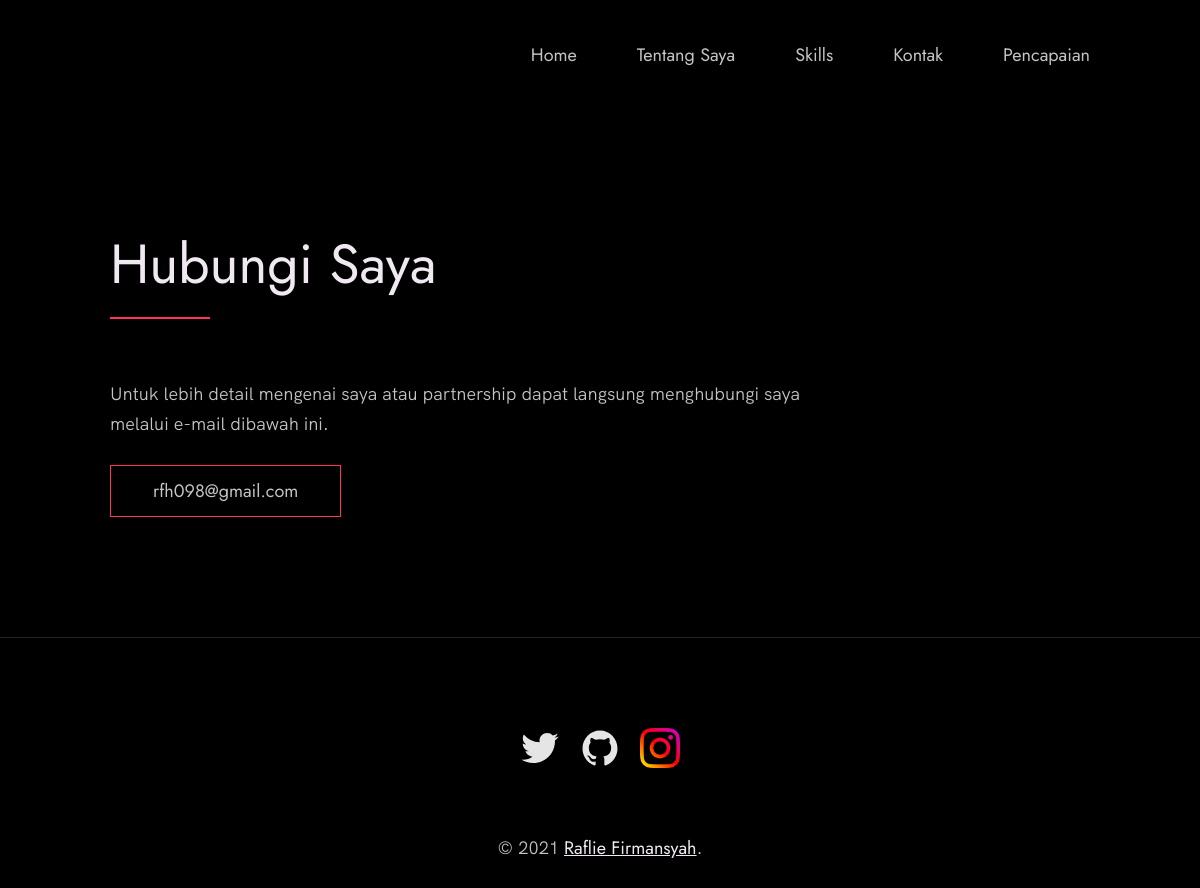
The page /contact.php on the database its author committed.
### tables this page shows
CREATE TABLE `kontak` (
  `konten` text NOT NULL,
  `deskripsi` text NOT NULL,
  `email` text NOT NULL
);

### contact.php (the view, shortened to what this page needs)
<?php
include './db.php';
$sql = "SELECT * FROM kontak";
$data = [];
$result = mysqli_query($conn, $sql);
if (mysqli_num_rows($result) > 0) {
  while($row = mysqli_fetch_assoc($result)) {
    $data[] = $row;
  }
} else {
  echo "0 results";
}
?>
<!DOCTYPE html>
<html lang="en">
<head>
  <link rel="stylesheet" href="index.css" />
</head>
<body>
  <main role="main">
  <div class="row">
      <nav class="nav" role="navigation">
        <ul class="nav__items">
          <li class="nav__item"><a href="/" class="nav__link">Home</a></li>
          <li class="nav__item"><a href="./about.php" class="nav__link">Tentang Saya</a></li>
          <li class="nav__item">
            <a href="./skills.php" class="nav__link">Skills</a>
          </li>
          <li class="nav__item">
            <a href="./contact.php" class="nav__link">Kontak</a>
          </li>
          <li class="nav__item">
            <a href="./achievements.php" class="nav__link">Pencapaian</a>
          </li>
        </ul>
      </nav>
    </div>
    <section class="contact" id="contact">
      <div class="row">
        <h2><?php echo $data[0]["konten"]; ?></h2>
        <div class="contact__info">
          <p>
          <?php echo $data[0]["deskripsi"]; ?>
          </p>
          <a href="mailto:<?php echo $data[0]["email"]; ?>" class="btn"><?php echo $data[0]["email"]; ?></a>
        </div>
      </div>
    </section>
  </main>
<footer role="contentinfo" class="footer">
    <div class="row">
      <ul class="footer__social-links">
        <li class="footer__social-link-item">
          <a href="https://twitter.com/raflie26/" title="Link to Twitter Profile">
            <img src="./images/twitter.svg" class="footer__social-image" alt="Twitter">
          </a>
        </li>
        <li class="footer__social-link-item">
          <a href="https://github.com/Raflie26" title="Link to Github Profile">
            <img src="./images/github.svg" class="footer__social-image" alt="Github">
          </a>
        </li>
        <li class="footer__social-link-item">
          <a href="https://instagram.com/raflie26">
            <img src="./images/instagram.png" title="Link to Instagram Profile" class="footer__social-image" alt="Instagram">
          </a>
        </li>
      </ul>
      <p>
        &copy; 2021 <a href="https://google.com class="link">Raflie Firmansyah</a>.
      </p>
    </div>
  </footer>
</body>
</html>

### index.css (style rules this page uses)
* { margin: 0; padding: 0; box-sizing: inherit; }
:root { --font-size-small: 1.8rem; --font-size-normal: 2.2rem; --font-size-medium: 2.8rem; --font-size-medium-1: 3.6rem; --font-size-large: 5.5rem; --font-size-huge: 7.5rem; --font-stack: 'Hk Grotesk', sans-serif; --line-height-normal: 1.7; --line-height-small: 1.2; --black: #000; --pink: #ff3258; --white: #f0e9f2; --white-1: #e5e5e6da; --container-max-width: 1180px; --container-normal-width: 800px; --container-medium-width: 700px; --container-small-width: 500px; --gutter-huge: 12rem; --gutter-medium: 6rem; --gutter-normal: 3rem; --gutter-small-1: 2.5rem; --gutter-small: 2rem; --border-light: 1px solid rgb(36, 35, 35); }
html { font-size: 62.5%; box-sizing: border-box; scroll-behavior: smooth; }
body { font-size: var(--font-size-small); font-family: var(--font-stack); font-weight: 400; color: var(--white-1); line-height: var(--line-height-normal); background: var(--black); overflow-x: hidden; }
.row { max-width: var(--container-max-width); margin: 0 auto; }
@media (max-width: 1340px) { .row { max-width: 1100px; } }
@media (max-width: 1240px) { .row { padding: 0 var(--gutter-medium); } }
section { padding: var(--gutter-huge) 0; border-bottom: var(--border-light); }
img { object-fit: contain; max-width: 100%; }
h1, h2, h3 { font-family: 'Jost', sans-serif; font-weight: 400; line-height: var(--line-height-small); color: var(--white); }
h2 { font-size: var(--font-size-large); margin-bottom: var(--gutter-medium); }
h2::after { content: ''; display: block; height: 2px; width: 10rem; background: var(--pink); margin: var(--gutter-small) 0; }
p { margin: var(--gutter-small-1) 0; }
a { color: var(--white); font-weight: 400; font-family: 'Jost', sans-serif; transition: all .2s; outline: 2px solid transparent; }
.btn { position: relative; display: inline-block; padding: 1rem 4.2rem; text-decoration: none; color: inherit; border: 1px solid var(--pink); font-weight: 400; }
.btn::after { content: ''; display: block; position: absolute; top: 0; left: 0; right: 100%; background: var(--white); height: 100%; z-index: -1; transition: all 0.2s cubic-bezier(1, 0.68, 0.16, 0.9); }
.nav { display: flex; justify-content: flex-end; padding: var(--gutter-normal) 0; }
.nav__items { display: flex; list-style: none; }
.nav__item:not(:last-child) { margin-right: var(--gutter-medium); }
.nav__link { position: relative; display: inline-block; padding: 1rem 0; text-decoration: none; color: inherit; transition: all .2s; }
.nav__link::after { content: ''; position: absolute; bottom: 0; left: 0; right: 100%; display: inline-block; height: 1rem; background: var(--white); transition: all 0.25s cubic-bezier(1, 0.68, 0.16, 0.9); }
.contact__info { max-width: var(--container-medium-width); }
.footer { text-align: center; padding: var(--gutter-medium) 0 var(--gutter-normal); }
.footer__social-links { display: flex; justify-content: center; padding: var(--gutter-normal) 0; list-style: none; }
.footer__social-link-item:not(:last-of-type) { margin-right: var(--gutter-small); }
.footer__social-image { height: 4rem; }

### rows shown on the page
kontak: konten "Hubungi Saya", deskripsi "Untuk lebih detail mengenai saya atau partnership dapat langsung menghubungi saya melalui e-mail dibawah ini.", email "rfh098@gmail.com"
